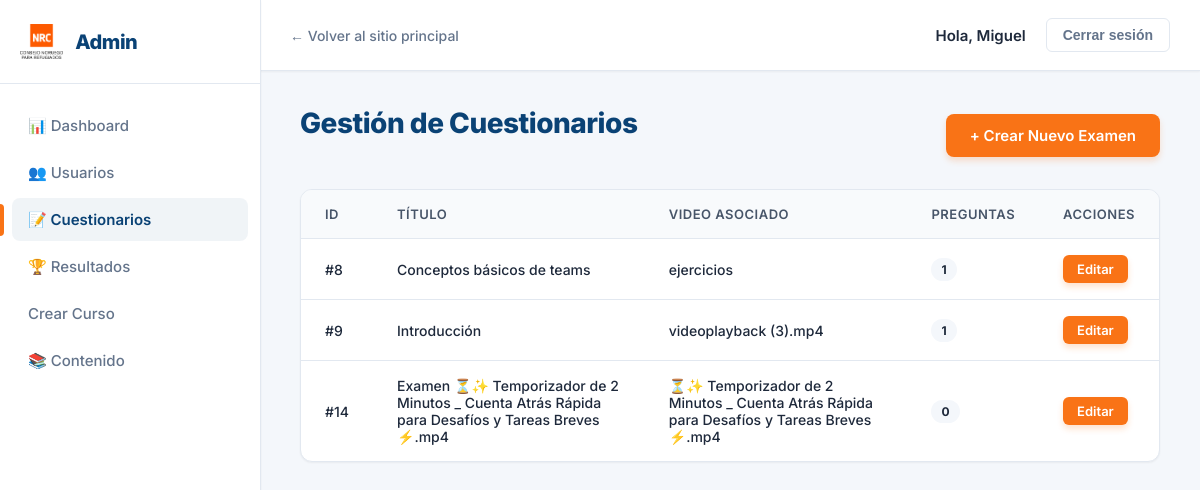
The page /panel/cuestionarios/ (signed in) on the database as committed earlier.
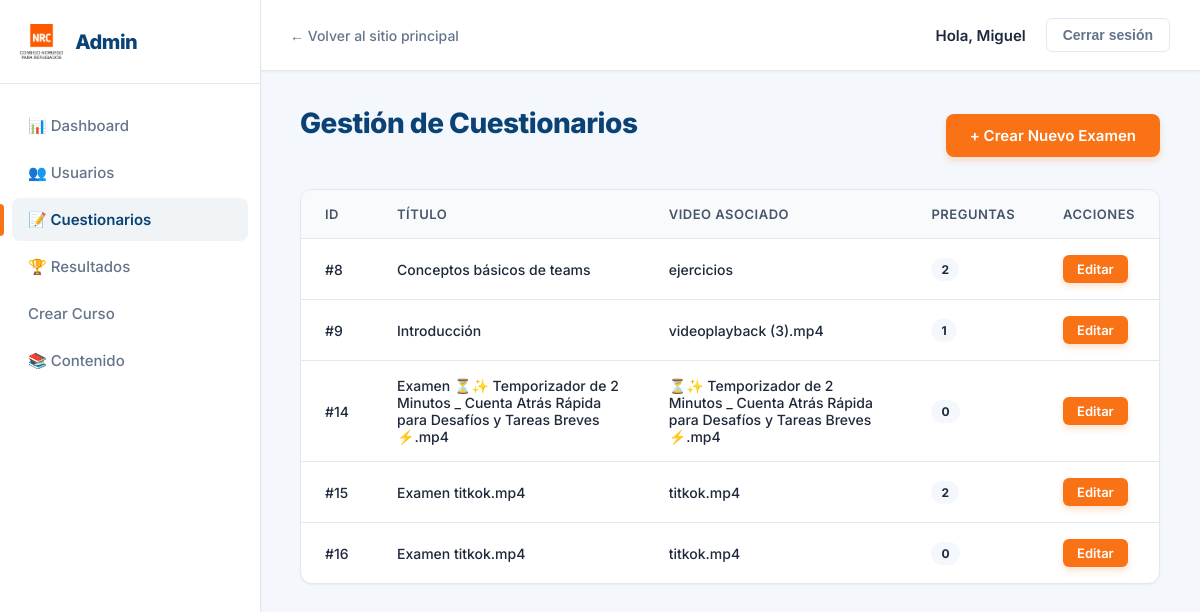
The same page on the database as committed later.
### WebDjango/models.py (models this page shows, shortened)
class Examen(models.Model):
    video = models.OneToOneField(videos,
        on_delete=models.CASCADE,
        related_name="examen"
    )
    tituloExamen = models.CharField(max_length=200)

class videos(models.Model):
    nombreVideo = models.CharField(max_length=100)
    video = models.FileField(upload_to=rutasVideos, validators=[duracion_video])
    curso = models.ForeignKey("Curso", on_delete=models.CASCADE,related_name="videos")
    ordenVideos= models.PositiveIntegerField(default=0)

### WebDjango/views.py (the view)
# urls.py: path('panel/cuestionarios/', views.panel_cuestionarios, name='panel_cuestionarios'),
@staff_member_required
def panel_cuestionarios(request):
    examenes = Examen.objects.all().order_by('id')
    return render(request, 'admin_panel/cuestionarios.html', {'examenes': examenes})

### templates/admin_panel/cuestionarios.html (shortened to what this page needs)
{% extends 'admin_panel/base_panel.html' %}
{% block content %}
    <div class="d-flex justify-content-between align-items-center mb-4">
        <h1>Gestión de Cuestionarios</h1>
        <a href="{% url 'panel_crear_cuestionario' %}" class="btn btn-primary">+ Crear Nuevo Examen</a>
    </div>
    <div class="table-container">
        <table>
            <thead>
                <tr>
                    <th>ID</th>
                    <th>Título</th>
                    <th>Video Asociado</th>
                    <th>Preguntas</th>
                    <th>Acciones</th>
                </tr>
            </thead>
            <tbody>
                {% for examen in examenes %}
                <tr>
                    <td>#{{ examen.id }}</td>
                    <td>{{ examen.tituloExamen }}</td>
                    <td>{{ examen.video.nombreVideo|default:"-" }}</td>
                    <td><span class="badge" style="background-color: var(--bg-main);">{{ examen.preguntas.count }}</span></td>
                    <td>
                        <a href="{% url 'panel_editar_cuestionario' examen.id %}" class="btn btn-sm btn-primary">Editar</a>
                    </td>
                </tr>
                {% empty %}
                <tr>
                    <td colspan="5" class="text-center text-muted" style="padding: 30px;">No se encontraron cuestionarios.</td>
                </tr>
                {% endfor %}
            </tbody>
        </table>
    </div>
{% endblock %}

Rows that differ between the two databases and show on the page:
computed for Examen "Conceptos básicos de teams": preguntas.count "1" → "2"
added Examen: id "15", tituloExamen "Examen titkok.mp4", video.nombreVideo "titkok.mp4", preguntas.count "2"
added Examen: id "16", tituloExamen "Examen titkok.mp4", video.nombreVideo "titkok.mp4", preguntas.count "0"
